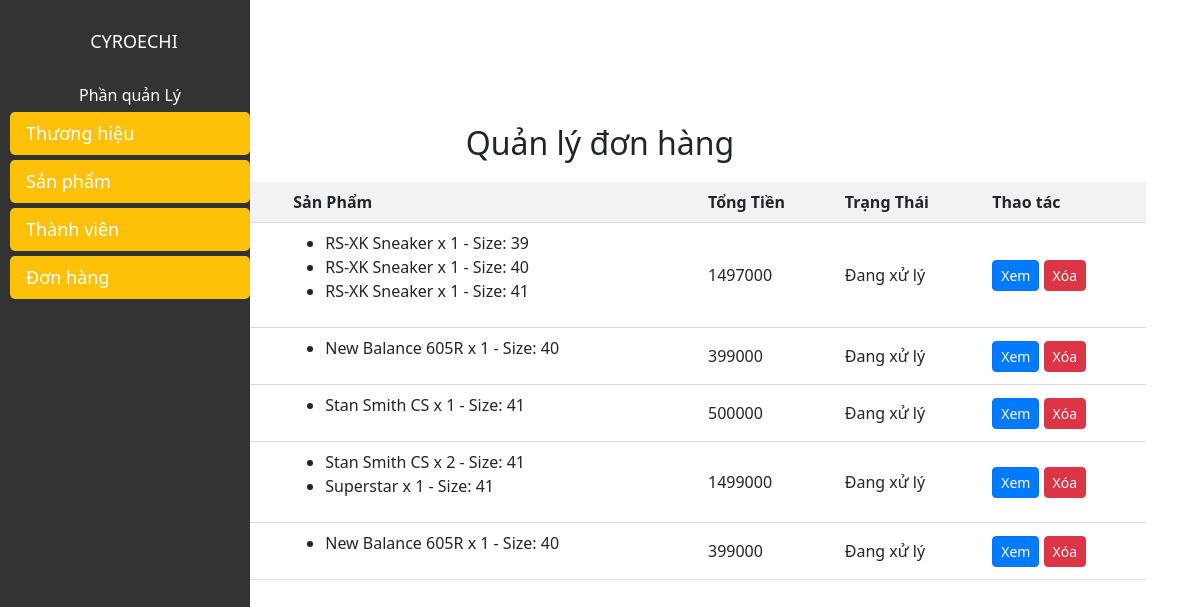
/quanlydonhang/, run on the app's committed database.
### app/models.py (models this page shows, shortened)
class OrderItem(models.Model):
    product = models.ForeignKey(Product, on_delete=models.SET_NULL, null=True, blank=True)
    order = models.ForeignKey(Order, on_delete=models.SET_NULL, null=True, blank=True)
    quantity = models.IntegerField(default=0, null=True, blank=True)
    size = models.IntegerField(default=0,null=True, blank=True)
    total = models.FloatField(default=0)
    date_added = models.DateTimeField(auto_now_add=True)
    @property
    def get_total(self):
        return self.total

class Product(models.Model):
    name = models.CharField(max_length=200, null=True)
    category = models.ManyToManyField(Category, related_name='product_category')
    price = models.FloatField()
    price_sale = models.DecimalField(max_digits=10, decimal_places=2, default=0.0)
    describe = models.CharField(max_length=300, null=True)
    digital = models.BooleanField(default=False, null=True, blank=False)
    count39 = models.IntegerField(default=0)
    count40 = models.IntegerField(default=0)
    count41 = models.IntegerField(default=0)
    image = models.ImageField(null=True, blank=True)
    image1 = models.ImageField(null=True, blank=True)
    image2 = models.ImageField(null=True, blank=True)
    image3 = models.ImageField(null=True, blank=True)
    image4 = models.ImageField(null=True, blank=True)
    unit = models.CharField(max_length=50, null=True, blank=True)

class Order(models.Model):
    customer = models.ForeignKey(User, on_delete=models.SET_NULL, null=True, blank=True)
    address = models.ForeignKey(Adress, on_delete=models.SET_NULL, null=True, blank=True)
    date_order = models.DateTimeField(auto_now_add=True)
    payment = models.CharField(max_length=100, null=True, blank=True)
    complete = models.BooleanField(default=False, null=True, blank=False)
    transaction_id = models.CharField(max_length=200, null=True)
    @property
    def get_cart_total(self):
        orderitems = self.orderitem_set.all()
        total = sum([item.get_total for item in orderitems])
        return total

### app/python/admin/quanlydonhang.py (the view)
# urls.py: path('quanlydonhang/', views.quanlydonhang , name="quanlydonhang" ),
def quanlydonhang(request):
    orders = Order.objects.all()
    context = {'orders': orders}
    return render(request, 'admin/quanlydonhang.html', context)

### app/templates/admin/quanlydonhang.html (shortened to what this page needs)
{% extends 'admin/manage.html' %}
{% load static %}
{% block quanlydonhang %}
<div class="container mt-4">
    <h2>Quản lý đơn hàng</h2>
    <section class="mt-3">
        <div class="container">
            <div class="row">
                <div class="col-lg-12">
                    <div class="shoping__cart__table">
                        <table>
                            <thead>
                                <tr>
                                    <th>ID</th>
                                    <th>Khách Hàng</th>
                                    <th> Sản Phẩm</th>
                                    <th>Tổng Tiền</th>
                                    <th>Trạng Thái</th>
                                    <th>Thao tác</th>
                                </tr>
                            </thead>
                            <tbody>
                                {% for order in orders %}
                                <tr>
                                    <td class="shoping__cart__price">
                                    </td>
                                    <td>
                                    </td>
                                    <td>
                                        <ul>
                                            {% for item in order.orderitem_set.all %}
                                                <li>{{ item.product.name}} x {{ item.quantity }} - Size: {{ item.size}}</li>
                                            {% endfor %}
                                        </ul>
                                    </td>
                                    <td >
                                        {{ order.get_cart_total |floatformat:0}}
                                    </td>
                                    <td>
                                        Đang xử lý
                                    </td>
                                    <td>
                                        <a style="" href="{% url 'xemdonhang' %}?id={{ order.id }}" class="btn btn-primary btn-sm">Xem</a>
                                        <a href="{% url 'xoadonhang' %}?id={{ order.id }}" class="btn btn-danger btn-sm">Xóa</a>
                                    </td>
                                </tr>
                                {% endfor %}
                            </tbody>
                        </table>
                    </div>
                </div>
            </div>
        </div>
    </section>
</div>
{% endblock quanlydonhang %}

### app/templates/admin/quanlydonhang.html (style rules this page uses)
.container { margin-top: 20px; }
h2 { margin-bottom: 20px; text-align: center; }
table { width: 100%; border-collapse: collapse; }
th, td { padding: 8px; text-align: left; border-bottom: 1px solid #ddd; }
th { background-color: #f2f2f2; }
.btn-primary { background-color: #007bff; color: #fff; }
.btn-danger { background-color: #dc3545; color: #fff; }

### data on the page
Order: get_cart_total "1497000"
OrderItem: product.name "RS-XK Sneaker", quantity "1", size "39"
OrderItem: product.name "RS-XK Sneaker", quantity "1", size "40"
OrderItem: product.name "RS-XK Sneaker", quantity "1", size "41"
Order: get_cart_total "399000"
OrderItem: product.name "New Balance 605R", quantity "1", size "40"
Order: get_cart_total "500000"
OrderItem: product.name "Stan Smith CS", quantity "1", size "41"
Order: get_cart_total "1499000"
OrderItem: product.name "Stan Smith CS", quantity "2", size "41"
OrderItem: product.name "Superstar", quantity "1", size "41"
Order: get_cart_total "399000"
OrderItem: product.name "New Balance 605R", quantity "1", size "40"
